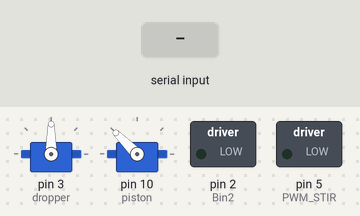
This sketch was run on a simulated Arduino Uno, built with avr-gcc and run on an emulated ATmega328P. Parts: 2 × servo, switched loads named in the sketch (green lamp = pin HIGH). Inputs (shaded band) come from the test bench. Pins used as bus, display or sensor lines are not drawn.

Above: at 1.4 s.
1.5 s: byte 30 received over Serial
At 2.5 s:
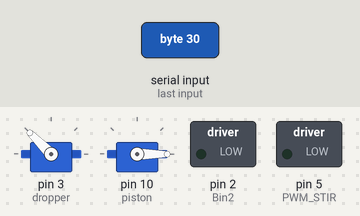
At 3.7 s:
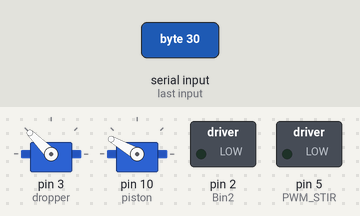
Timing chart, 0 to 5.2 s (numbered marks = the images above; inputs shaded):
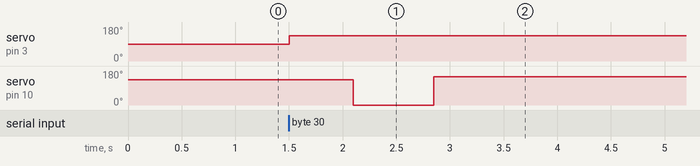

The sketch:

Skittle_Arduino_Code.ino
```cpp
#include <Servo.h>

#define PWM_STIR 5
#define STNDBY 0
#define Bin1 1
#define Bin2 2

Servo piston;
Servo dropper;

bool stirEnabled;

const byte positions[] = {0,1,2,3,4};

void setup() {

  // Set pin outputs for stiring motor
  pinMode(PWM_STIR, OUTPUT);
  pinMode(STNDBY, OUTPUT);
  pinMode(Bin1, OUTPUT);
  pinMode(Bin2, OUTPUT);

  stirEnabled = false;
  digitalWrite(STNDBY, HIGH);
  digitalWrite(Bin1, HIGH);
  analogWrite(PWM_STIR, 0);

  // Attach the two servos
  dropper.attach(3);
  piston.attach(10);

  // Sets the intial position for the piston to a retracte state
  piston.write(135);
  delay(250);

  Serial.begin(9600);

}

// Gets serial input then acts upon
void loop() {

  int cameraByte;

  if (Serial.available() > 0){

    cameraByte = Serial.read();

    doAction(cameraByte);

  }

}

// Moves the piston then retracts it
void movePiston(){

  piston.write(0);
  delay(750);
  piston.write(150);
  delay(750);

}

//Performs an action given an input
void doAction(int serialInput){

  switch(serialInput){
    case 114: // Move to position 1 and push piston
      dropper.write(0);
      delay(600);
      movePiston();
      break;
    case 103: // Move to position 2 and push piston
      dropper.write(34);
      delay(600);
      movePiston();
      break;
    case 121: // Move to position 3 and push piston
      dropper.write(68);
      delay(600);
      movePiston();
      break;
    case 111: // Move to position 4 and push piston
      dropper.write(101);
      delay(600);
      movePiston();
      break;
    case 112: /// Move to position 5 and push piston
      dropper.write(135);
      delay(600);
      movePiston();
      break;
    case 110: //No action
      break;
    case 108: //Toggle stir rod
      if (stirEnabled){
        stirEnabled = false;
        analogWrite(PWM_STIR, 0);
      } else {
        stirEnabled = true;
        analogWrite(PWM_STIR, 40);
      }
      delay(100);
      break;
    case 102: //Turn stir rod on
      analogWrite(PWM_STIR, 40);
      stirEnabled = true;
      delay(100);
      break;
    default: // Move to position 5 and push piston
      dropper.write(135);
      delay(600);
      movePiston();
      break;
  }


}
```

Measured:
- after the input at 1.5 s, servo on pin 3 (dropper): 90° → 135° at once; servo on pin 10 (piston): 135° → 0° after 0.60 s, → 150° 0.75 s later
